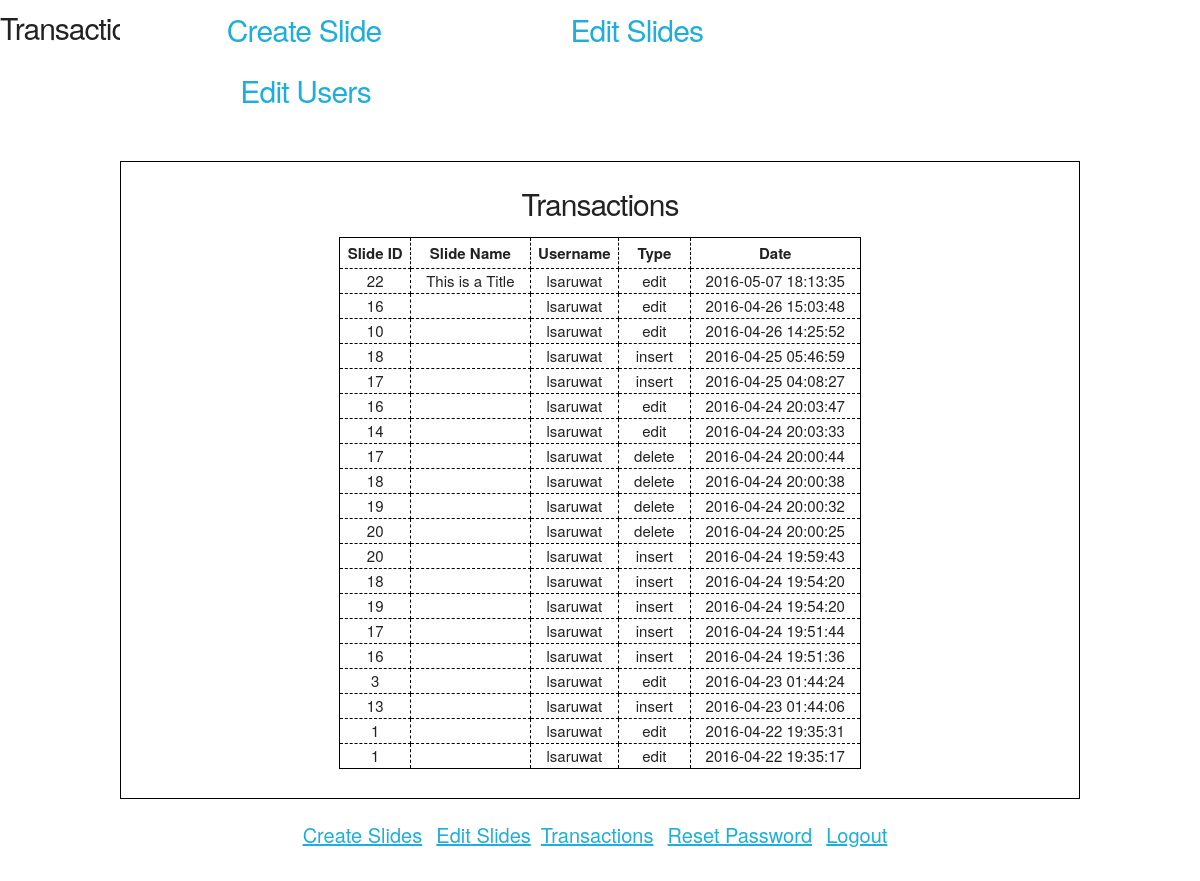
The page /transactions.php (signed in) on the database its author committed.
### tables this page shows
CREATE TABLE IF NOT EXISTS `transactions` (
  `slideid` int(10) NOT NULL,
  `username` text NOT NULL,
  `type` text NOT NULL,
  `date` timestamp NOT NULL DEFAULT CURRENT_TIMESTAMP,
  `slidename` text NOT NULL
);

### transactions.php (the view, shortened to what this page needs)
<?php
$pageTitle = "transactions";
include("header.php");
if(isset($_SESSION['username'])){
	$group_query = "SELECT permissions
	FROM Users
	WHERE username='" . $_SESSION['username'] . "'";
	$group_statement = $conn->prepare($group_query);
	$group_statement->execute();
	$group = $group_statement->fetchColumn(0);
	if($group === 'admin' || $group === "superuser") {
		$transactions_query = "SELECT *
		FROM transactions
		ORDER BY date DESC LIMIT 50";
		$transactions_statement = $conn->prepare($transactions_query);
		$transactions_statement->execute();
		$transactions = $transactions_statement->fetchAll();
?>
<div class="container users_container">
	<h1>Transactions</h1>
	<table>
		<tr>
			<th>Slide ID</th>
			<th>Slide Name</th>
			<th>Username</th>
			<th>Type</th>
			<th>Date</th>
		</tr>
<?php foreach ($transactions as $transaction) : ?>
		<tr>
			<td><?php echo $transaction['slideid']; ?></td>
			<td><?php echo $transaction['slidename']; ?></td>
			<td><?php echo $transaction['username']; ?></td>
			<td><?php echo $transaction['type']; ?></td>
			<td><?php echo $transaction['date']; ?></td>
		</tr>
<?php endforeach; ?>
	</table>
</div>
<?php
include("footer.php");
	}
	else {
		echo "You do not have permission to access this page.";
	}
}
else {
	$loginURL = "login_page.php";
	echo "Please <a href='$loginURL'>login</a> to continue";
}
?>

### header.php (shortened to what this page needs)
<!DOCTYPE html>
<html>
  <head>
    <link rel=stylesheet type="text/css" href="css/skeleton/skeleton.css">
    <link rel=stylesheet type="text/css" href="css/skeleton/normalize.css">
    <link rel=stylesheet type="text/css" href="css/global.css">
  </head>
  <body>
  <h1 class="title"><?php echo ucfirst($pageTitle); ?></h1>
  <div class="container">
    <div id="navigation">
      <div class="row">
        <div class="four columns">
          <a href="home.php" title="Create a slide"><h4>Create Slide</h4></a>
        </div>
        <div class="four columns">
          <a href="edit_slides.php" title="Insert, edit, or delete slides"><h4>Edit Slides</h4></a>
        </div>
        <div class="four columns">
          <a href="users.php" title="Edit or delete users"><h4>Edit Users</h4></a>
        </div>
      </div>
    </div>
  </div>

### footer.php (shortened to what this page needs)
<div class="container">
     <div id="bottom-nav">
        <div class="row">
          <div class="twelve columns">
            <a href="home.php" title="Create a slide" >Create Slides</a>
            <?php
            if($_SESSION['permissions'] === 'admin' || $_SESSION['permissions'] === "superuser") {
				echo "<a href='edit_slides.php' title='Insert, edit, or delete slides' >Edit Slides</a>";
				echo "<a href='transactions.php' title='Look at the last 50 slide transactions' >Transactions</a>";
			}
            ?>
            <a href="forgotPassword.php">Reset Password</a>
            <a href="logout.php" title="Go back to login page" >Logout</a>
          </div>
        </div>
      </div>
</div>
</body>
</html>

### css/skeleton/skeleton.css (style rules this page uses)
.container { position: relative; width: 100%; max-width: 960px; margin: 0 auto; padding: 0 20px; box-sizing: border-box; }
.column, .columns { width: 100%; float: left; box-sizing: border-box; }
@media (min-width: 400px) { .container { width: 85%; padding: 0; } }
@media (min-width: 550px) { .container { width: 80%; } }
@media (min-width: 550px) { .column, .columns { margin-left: 4%; } }
@media (min-width: 550px) { .column:first-child, .columns:first-child { margin-left: 0; } }
@media (min-width: 550px) { .four.columns { width: 30.6666666667%; } }
@media (min-width: 550px) { .twelve.columns { width: 100%; margin-left: 0; } }
html { font-size: 62.5%; }
body { font-size: 1.5em; line-height: 1.6; font-weight: 400; font-family: "Raleway", "HelveticaNeue", "Helvetica Neue", Helvetica, Arial, sans-serif; color: #222; }
h1, h2, h3, h4, h5, h6 { margin-top: 0; margin-bottom: 2rem; font-weight: 300; }
h1 { font-size: 4.0rem; line-height: 1.2; letter-spacing: -.1rem; }
h4 { font-size: 2.4rem; line-height: 1.35; letter-spacing: -.08rem; }
@media (min-width: 550px) { h1 { font-size: 5.0rem; } }
@media (min-width: 550px) { h4 { font-size: 3.0rem; } }
a { color: #1EAEDB; }
th, td { padding: 12px 15px; text-align: left; border-bottom: 1px solid #E1E1E1; }
th:first-child, td:first-child { padding-left: 0; }
th:last-child, td:last-child { padding-right: 0; }
pre, blockquote, dl, figure, table, p, ul, ol, form { margin-bottom: 2.5rem; }
.container:after, .row:after, .u-cf { content: ""; display: table; clear: both; }

### css/global.css (style rules this page uses)
html { font-family: helvetica; }
body { background-color: #FFFFFF; }
.container { background-color: #FFFFFF; }
.row { margin-top: 10px; margin-bottom: 30px; }
.users_container { margin: 0 auto; border: 1px solid black; padding: .25em 1em; display: table; }
.users_container h1 { text-align: center; margin-bottom: 0.5em; }
.users_container table { margin-left: auto; margin-right: auto; border: 1px solid black; border-collapse: collapse; text-align: center; }
.users_container td { border: 1px dashed black; padding: 0em 1em 0em 1em; vertical-align: middle; text-align: center; }
.users_container th { border: 1px dashed black; padding: .2em .5em .2em .5em; text-align: center; }
div#navigation { text-align: center; }
div#navigation a { text-decoration: none; }
h1.title { float: left; margin-top: 0px; }
div#bottom-nav { text-align: center; margin-top: 20px; }
div#bottom-nav a { font-size: 20px; margin-right: 10px; }

### rows shown on the page
transactions: slideid "22", slidename "This is a Title", username "lsaruwat", type "edit", date "2016-05-07 18:13:35"
transactions: slideid "16", username "lsaruwat", type "edit", date "2016-04-26 15:03:48"
transactions: slideid "10", username "lsaruwat", type "edit", date "2016-04-26 14:25:52"
transactions: slideid "18", username "lsaruwat", type "insert", date "2016-04-25 05:46:59"
transactions: slideid "17", username "lsaruwat", type "insert", date "2016-04-25 04:08:27"
transactions: slideid "16", username "lsaruwat", type "edit", date "2016-04-24 20:03:47"
transactions: slideid "14", username "lsaruwat", type "edit", date "2016-04-24 20:03:33"
transactions: slideid "17", username "lsaruwat", type "delete", date "2016-04-24 20:00:44"
transactions: slideid "18", username "lsaruwat", type "delete", date "2016-04-24 20:00:38"
transactions: slideid "19", username "lsaruwat", type "delete", date "2016-04-24 20:00:32"
transactions: slideid "20", username "lsaruwat", type "delete", date "2016-04-24 20:00:25"
transactions: slideid "20", username "lsaruwat", type "insert", date "2016-04-24 19:59:43"
transactions: slideid "18", username "lsaruwat", type "insert", date "2016-04-24 19:54:20"
transactions: slideid "19", username "lsaruwat", type "insert", date "2016-04-24 19:54:20"
transactions: slideid "17", username "lsaruwat", type "insert", date "2016-04-24 19:51:44"
transactions: slideid "16", username "lsaruwat", type "insert", date "2016-04-24 19:51:36"
transactions: slideid "3", username "lsaruwat", type "edit", date "2016-04-23 01:44:24"
transactions: slideid "13", username "lsaruwat", type "insert", date "2016-04-23 01:44:06"
transactions: slideid "1", username "lsaruwat", type "edit", date "2016-04-22 19:35:31"
transactions: slideid "1", username "lsaruwat", type "edit", date "2016-04-22 19:35:17"

### other values the page prints
$pageTitle "Transactions"
